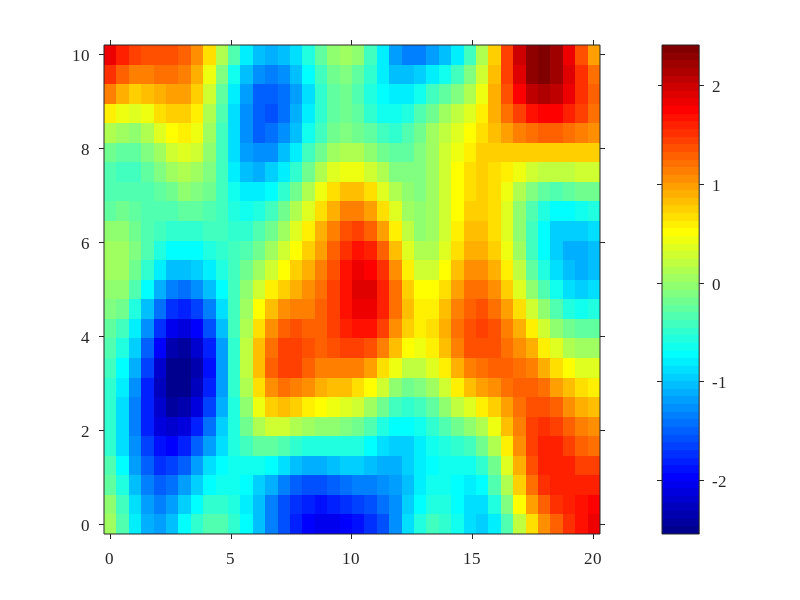

Write MATLAB code to recreate this figure. (Note: this script raises an error after producing the figure.)
%% ========================================================================
%  Figure 5: Spatial Liquefaction Potential Maps (4 panels a-d)
%  ------------------------------------------------------------------------
%  MATLAB R2020a compatible
%  Output: fig5a_random_field.png, fig5b_LP_map.png,
%          fig5c_histogram_LP.png, fig5d_binary_map.png (400 DPI each)
%  ========================================================================

clear; clc; close all;
rng(42);

%% ---------- OUTPUT DIRECTORY ----------
output_dir = fullfile(pwd, 'figures_output');
if ~exist(output_dir, 'dir'); mkdir(output_dir); end

set(0, 'DefaultAxesFontName', 'Times New Roman');
set(0, 'DefaultAxesFontSize', 12);
set(0, 'DefaultAxesTickDir', 'out');
set(0, 'DefaultAxesBox', 'on');

%% ---------- DOMAIN ----------
nx = 40;  ny = 25;
x  = linspace(0, 20, nx);
y  = linspace(0, 10, ny);
[X, Y] = meshgrid(x, y);
n_total = nx * ny;

%% ---------- CORRELATED RANDOM FIELD ----------
theta = 2;  sigma = 1;
Dx = abs(X(:) - X(:)');
Dy = abs(Y(:) - Y(:)');
D  = sqrt(Dx.^2 + Dy.^2);
C  = sigma^2 * exp(-(D.^2) / (2*theta^2));
C  = C + 1e-6*eye(size(C));
L  = chol(C, 'lower');
Z  = reshape(L * randn(size(C,1),1), ny, nx);
Z  = (Z - mean(Z(:))) / std(Z(:));

%% ---------- BUILD BIMODAL LP FIELD ----------
n_full = round(0.018 * n_total);   % 18 cells
n_elev = round(0.220 * n_total);   % 220 cells
n_safe = n_total - n_full - n_elev;

[~, sort_idx] = sort(Z(:), 'descend');
idx_full = sort_idx(1:n_full);
idx_elev = sort_idx(n_full+1 : n_full+n_elev);
idx_safe = sort_idx(n_full+n_elev+1 : end);

LP_flat = zeros(n_total, 1);
LP_flat(idx_safe) = 0.08 + 0.15 * rand(n_safe, 1);
LP_flat(idx_elev) = 0.55 + 0.35 * rand(n_elev, 1);
LP_flat(idx_full) = 0.96 + 0.04 * rand(n_full, 1);
LP = reshape(LP_flat, ny, nx);

fprintf('Fully liquefied (LP>0.95): %.2f%%\n', ...
        100*sum(LP(:)>0.95)/n_total);
fprintf('Elevated risk (0.5<LP<=0.95): %.2f%%\n', ...
        100*sum(LP(:)>0.5 & LP(:)<=0.95)/n_total);

%% ---------- FIGURE 5(a): Adaptive Random Field ----------
fig5a = figure('Color','w','Position',[100 100 800 450]);
imagesc(x, y, Z); axis xy; colormap(jet);
cb = colorbar;
cb.Label.String = 'Z(x, y)';
cb.Label.FontWeight = 'bold';
caxis([-1.5 1.5]);
xlabel('X (m)', 'FontWeight','bold', 'FontSize', 13);
ylabel('Y (m)', 'FontWeight','bold', 'FontSize', 13);
title('Figure 5(a): Adaptive Random Field Z(x, y)', ...
      'FontWeight','bold', 'FontSize', 13);
set(gca, 'XTick', 0:2:20, 'YTick', 0:2:10);
print(fig5a, fullfile(output_dir, 'fig5a_random_field.png'), ...
      '-dpng', '-r400');
close(fig5a);

%% ---------- FIGURE 5(b): Spatial LP Map ----------
fig5b = figure('Color','w','Position',[100 100 800 450]);
imagesc(x, y, LP); axis xy; colormap(jet);
cb = colorbar;
cb.Label.String = 'Liquefaction Potential, LP';
cb.Label.FontWeight = 'bold';
caxis([0 1]);
xlabel('X (m)', 'FontWeight','bold', 'FontSize', 13);
ylabel('Y (m)', 'FontWeight','bold', 'FontSize', 13);
title('Figure 5(b): Spatial Liquefaction Potential LP(x, y)', ...
      'FontWeight','bold', 'FontSize', 13);
set(gca, 'XTick', 0:5:20, 'YTick', 0:2:10);
print(fig5b, fullfile(output_dir, 'fig5b_LP_map.png'), '-dpng', '-r400');
close(fig5b);

%% ---------- FIGURE 5(c): Histogram ----------
fig5c = figure('Color','w','Position',[100 100 800 550]);
edges = linspace(0, 1, 21);
histogram(LP(:), edges, 'FaceColor',[0.85 0.33 0.30], ...
          'EdgeColor','k', 'LineWidth', 0.5);
grid on;
xlabel('Liquefaction Potential (LP)', 'FontWeight','bold', 'FontSize', 13);
ylabel('Frequency (number of cells)', 'FontWeight','bold', 'FontSize', 13);
title('Figure 5(c): Bimodal Distribution of LP across Domain', ...
      'FontWeight','bold', 'FontSize', 13);
xlim([0 1]); ylim([0 800]);
set(gca, 'XTick', 0:0.1:1);
print(fig5c, fullfile(output_dir, 'fig5c_histogram_LP.png'), ...
      '-dpng', '-r400');
close(fig5c);

%% ---------- FIGURE 5(d): Binary Map ----------
fig5d = figure('Color','w','Position',[100 100 800 450]);
imagesc(x, y, double(LP > 0.95)); axis xy;
colormap(gca, [0.92 0.92 0.92; 0.10 0.60 0.20]);
xlabel('X (m)', 'FontWeight','bold', 'FontSize', 13);
ylabel('Y (m)', 'FontWeight','bold', 'FontSize', 13);
pct_full = 100 * sum(LP(:)>0.95) / n_total;
title(sprintf('Figure 5(d): Fully Liquefied Zones (LP > 0.95): %.1f%%', ...
      pct_full), 'FontWeight','bold', 'FontSize', 13);
set(gca, 'XTick', 0:2:20, 'YTick', 0:2:10);
print(fig5d, fullfile(output_dir, 'fig5d_binary_map.png'), ...
      '-dpng', '-r400');
close(fig5d);

fprintf('\nAll Figure 5 panels saved.\n');
